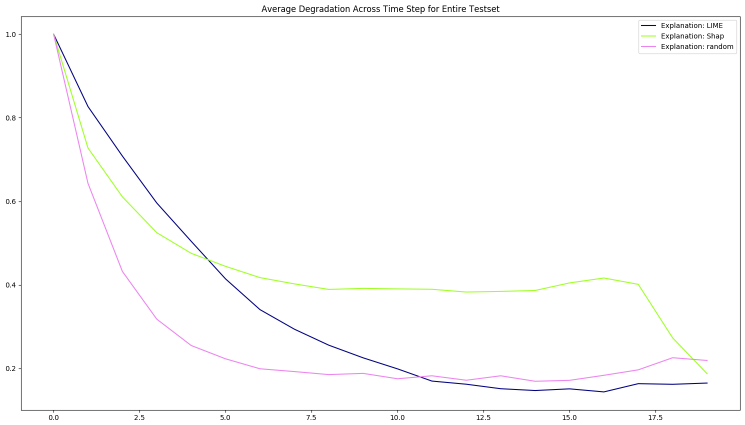
#> input picture results_site/images/graphs/1.png, 1490 x 850 px (shown at 1/2 size); its folder holds 4 pictures in this run
$ python crop_images.py
#> lines starting #> are read from the running program, lines starting #| are printed output that depends on the picture
import glob
import numpy as np
from PIL import Image
image_list = []
filenames=[]
for filename in glob.glob('./*.png'):
    im=Image.open(filename)
#> im is the input picture: PIL image 1490x850 RGBA; mean R, G, B, A 252.2, 252.2, 252.2, 255
    image_list.append(im)
    filenames.append(filename)
a=0
#> a = 0
c=[]
for i in range(0,len(image_list)):
    image_list[i] = image_list[i].crop((190, 90, 1680, 940))
    c.append(image_list[i])
    c[i].save(filenames[i])
#> this loop made 4 passes
#> pass 1, `c[i].save(filenames[i])`:
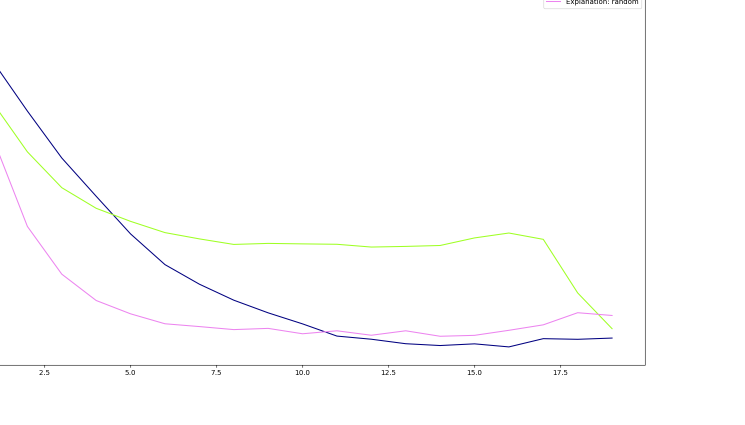
#> saved as 1.png: PIL image 1490x850 RGBA (shown at 1/2 size); mean R, G, B, A 197.4, 197.4, 197.4, 198.9; transparent parts drawn white
